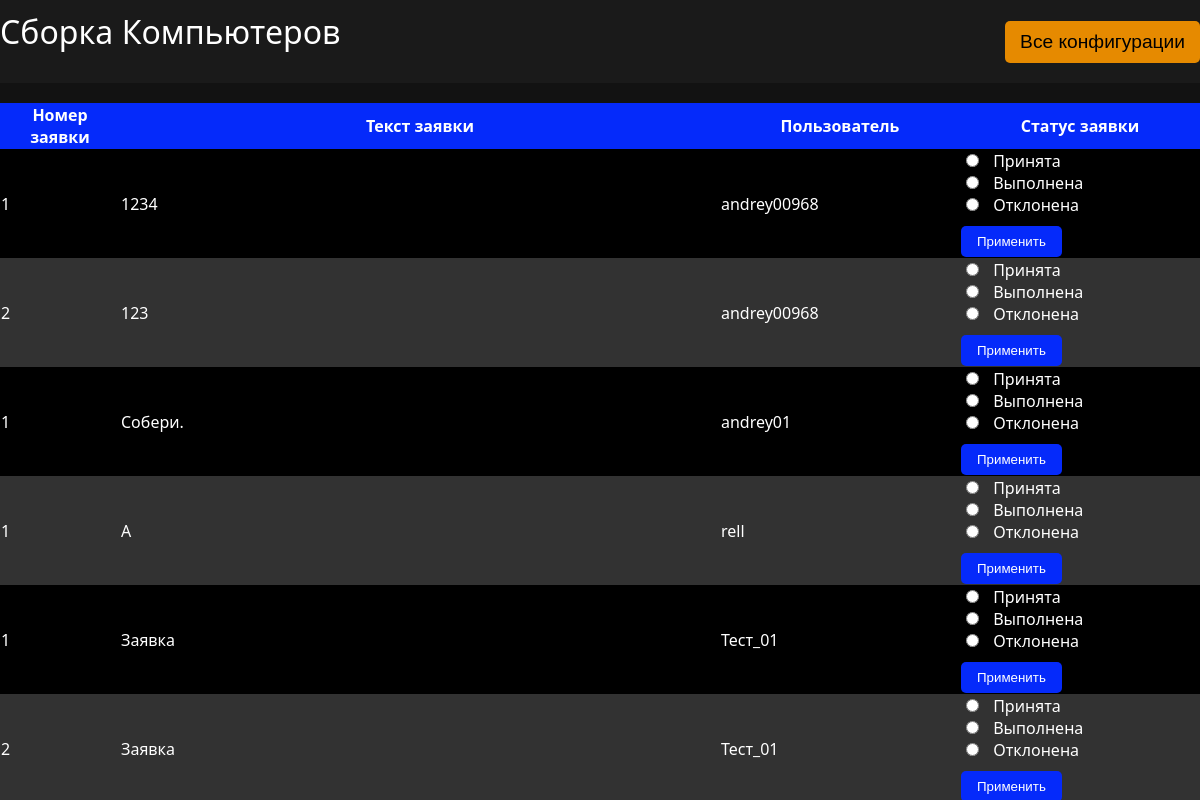
Screenshot of /all_requests (signed in) with the database file from the repository.
### app.py (models this page shows)
class User(db.Model):
    __tablename__ = 'users'
    id = db.Column(db.Integer, primary_key=True)
    username = db.Column(db.String(80), unique=True, nullable=False)
    password = db.Column(db.String(120), nullable=False)
    sborki = db.Column(db.Text, nullable=True)
    zayavki = db.Column(db.Text, nullable=True)
    admin = db.Column(db.Integer, default=0)

### app.py (the view)
@app.route('/all_requests')
def all_requests():
    if 'user_id' in session:
        user = User.query.get(session['user_id'])
        if user and user.admin == 1:
            all_zayavki = []
            users = User.query.all()
            for u in users:
                if u.zayavki:
                    for z in u.zayavki.split('\n'):
                        if z.strip():
                            parts = z.split(': ')
                            number = parts[0].split('№')[1]
                            text = parts[1].strip('"')
                            all_zayavki.append((number, text, u.username))
            return render_template('all_requests.html', zayavki=all_zayavki, is_admin=True)
    return redirect('/personal_account')

### templates/all_requests.html (shortened to what this page needs)
<!DOCTYPE html>
<html lang="ru">
<head>
<link rel="stylesheet" href="{{ url_for('static', filename='css/styles.css') }}">
</head>
<body>
<header>
    <div class="logo">
        <a href="{{ url_for('index') }}">Сборка Компьютеров</a>
    </div>
    <nav>
        {% if user %}
            {% if user.admin == 1 %}
                <button class="account-btn" onclick="location.href='{{ url_for('all_requests') }}'">Все заявки</button>
            {% else %}
                <button class="account-btn" onclick="location.href='{{ url_for('my_requests') }}'">Мои заявки</button>
            {% endif %}
        {% else %}
            <button class="account-btn" onclick="location.href='{{ url_for('all_configurations') }}'">Все конфигурации</button>
        {% endif %}
    </nav>
</header>
<main>
    <table>
        <tr>
            <th>Номер заявки</th>
            <th>Текст заявки</th>
            <th>Пользователь</th>
            <th>Статус заявки</th>
        </tr>
        {% for zayavka in zayavki %}
<tr>
    <td>{{ zayavka[0] }}</td>
    <td>{{ zayavka[1] }}</td>
    <td>{{ zayavka[2] }}</td>
    <td>
        <div>
            <input type="radio" name="status-{{ zayavka[0] }}" class="status-checkbox" data-number="{{ zayavka[0] }}" data-status="1" {% if '1' in zayavka[3] %}checked{% endif %}> Принята
        </div>
        <div>
            <input type="radio" name="status-{{ zayavka[0] }}" class="status-checkbox" data-number="{{ zayavka[0] }}" data-status="2" {% if '2' in zayavka[3] %}checked{% endif %}> Выполнена
        </div>
        <div>
            <input type="radio" name="status-{{ zayavka[0] }}" class="status-checkbox" data-number="{{ zayavka[0] }}" data-status="3" {% if '3' in zayavka[3] %}checked{% endif %}> Отклонена
        </div>
        <button class="apply-btn" data-number="{{ zayavka[0] }}" data-username="{{ zayavka[2] }}" data-type="request">Применить</button>
    </td>
</tr>
{% endfor %}
    </table>
</main>
</body>
</html>

### static/css/styles.css (style rules this page uses)
body { background-color: #121212; color: #ffffff; font-family: 'Segoe UI', Tahoma, Geneva, Verdana, sans-serif; margin: 0; padding: 0; box-sizing: border-box; }
.logo a { font-size: 2em; color: #ffffff; text-decoration: none; display: block; text-align: center; margin-bottom: 20px; }
header { background-color: #1a1a1a; padding: 10px 0; display: flex; justify-content: space-between; align-items: center; }
.account-btn { background-color: #e68a00; font-size: 1.2em; padding: 10px 15px; border-radius: 5px; border: none; cursor: pointer; transition: background-color 0.3s; }

### templates/all_requests.html (style rules this page uses)
table { width: 100%; border-collapse: collapse; margin-top: 20px; }
tr:nth-child(even) { background-color: #000; color: #fff; }
tr:nth-child(odd) { background-color: #323232; color: #fff; }
th { background-color: #052afa; color: white; }
th:nth-child(1), td:nth-child(1) { width: 10%; }
th:nth-child(2), td:nth-child(2) { width: 50%; }
th:nth-child(3), td:nth-child(3) { width: 20%; }
th:nth-child(4), td:nth-child(4) { width: 20%; }
.status-checkbox { margin-right: 10px; }
.apply-btn { margin-top: 10px; padding: 8px 16px; background-color: #052afa; border: none; color: white; cursor: pointer; border-radius: 5px; transition: background-color 0.3s ease; }

### rows the page displays
User: zayavka "1", zayavka "1234", username "andrey00968", zayavka "2", zayavka "123"
User: zayavka "1", zayavka "Собери.", username "andrey01"
User: zayavka "1", zayavka "А", username "rell"
User: zayavka "1", zayavka "Заявка", username "Тест_01", zayavka "2"
